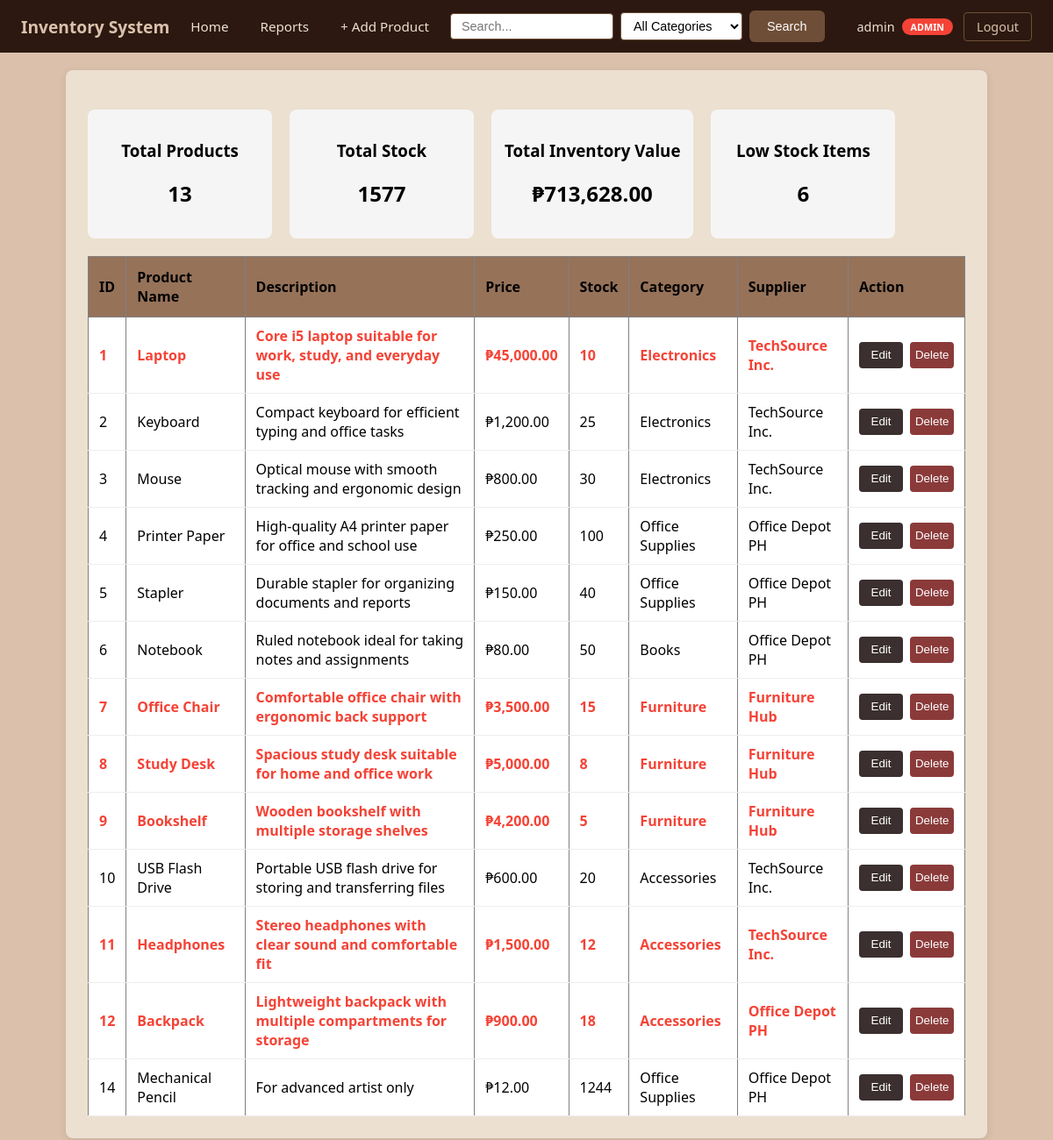
/suana5/index.php (signed in), run on the app's committed database.
### tables this page shows
CREATE TABLE `products` (
  `product_id` int(11) NOT NULL,
  `product_name` varchar(100) DEFAULT NULL,
  `description` text DEFAULT NULL,
  `price` decimal(10,2) NOT NULL,
  `stock` int(11) NOT NULL DEFAULT 0,
  `category_id` int(11) NOT NULL,
  `supplier_id` int(11) NOT NULL,
  `created_at` timestamp NOT NULL DEFAULT current_timestamp()
);

CREATE TABLE `categories` (
  `category_id` int(11) NOT NULL,
  `category_name` varchar(100) DEFAULT NULL
);

CREATE TABLE `suppliers` (
  `supplier_id` int(11) NOT NULL,
  `supplier_name` varchar(100) DEFAULT NULL,
  `contact_person` varchar(100) DEFAULT NULL,
  `phone` varchar(20) DEFAULT NULL
);

### suana5/auth.php (called while the page is built, shortened)
<?php
function isAdmin()
{
    return isset($_SESSION['role']) && $_SESSION['role'] === 'admin';
}

### suana5/index.php (the view, shortened to what this page needs)
<?php
require_once 'config.php';
require_once 'auth.php';
$sql = "
SELECT
    p.product_id,
    p.product_name,
    p.description,
    p.price,
    p.stock,
    c.category_name,
    s.supplier_name
FROM products p
JOIN categories c
    ON p.category_id = c.category_id
JOIN suppliers s
    ON p.supplier_id = s.supplier_id
WHERE 1=1
";
$sql .= " ORDER BY p.product_id ASC";
$result = mysqli_query($conn, $sql);
$totalProducts = 0;
$totalStock = 0;
$totalValue = 0;
$lowStock = 0;
$products = [];
while ($row = mysqli_fetch_assoc($result)) {
    $products[] = $row;
    $totalProducts++;
    $totalStock += $row['stock'];
    $totalValue += $row['stock'] * $row['price'];
    if ($row['stock'] < 20) {
        $lowStock++;
    }
}
?>
<!DOCTYPE html>
<html>
<head>
    <link rel="stylesheet" href="style2.css">
</head>
<body>
    <?php require_once 'navbar.php'; ?>
    <div class="container">
        <div class="cards">
            <div class="card">
                <h3>Total Products</h3>
                <h2><?= $totalProducts ?></h2>
            </div>
            <div class="card">
                <h3>Total Stock</h3>
                <h2><?= $totalStock ?></h2>
            </div>
            <div class="card">
                <h3>Total Inventory Value</h3>
                <h2>₱<?= number_format($totalValue, 2) ?></h2>
            </div>
            <div class="card">
                <h3>Low Stock Items</h3>
                <h2><?= $lowStock ?></h2>
            </div>
        </div>
        <table border="1" cellpadding="8">
            <tr>
                <th>ID</th>
                <th>Product Name</th>
                <th>Description</th>
                <th>Price</th>
                <th>Stock</th>
                <th>Category</th>
                <th>Supplier</th>
                <?php if (isAdmin()): ?>
                    <th>Action</th>
                <?php endif; ?>
            </tr>
            <?php foreach ($products as $row): ?>
                <tr class="<?= ($row['stock'] < 20) ? 'low-stock' : '' ?>">
                    <td><?= $row['product_id'] ?></td>
                    <td><?= htmlspecialchars($row['product_name']) ?></td>
                    <td><?= htmlspecialchars($row['description']) ?></td>
                    <td>₱<?= number_format($row['price'], 2) ?></td>
                    <td><?= $row['stock'] ?></td>
                    <td><?= htmlspecialchars($row['category_name']) ?></td>
                    <td><?= htmlspecialchars($row['supplier_name']) ?></td>
                    <?php if (isAdmin()): ?>
                        <td>
                            <div class="actions">
                                <a href="edit.php?id=<?= $row['product_id'] ?>"><button class="edit">Edit</button></a>
                                <a href="delete.php?id=<?= $row['product_id'] ?>" onclick="return confirm('Delete this product?')"><button class="del">Delete</button></a>
                            </div>
                        </td>
                    <?php endif; ?>
                </tr>
            <?php endforeach; ?>
        </table>
    </div>
</body>
</html>

### suana5/style2.css (style rules this page uses)
body { font-family: 'Segoe UI', Arial, sans-serif; margin: 20px; background: #dbc1ac; }
.container { max-width: 1000px; margin: 0 auto; background: #ece0d1; padding: 25px; border-radius: 8px; box-shadow: 0 2px 10px rgba(0,0,0,0.1); }
table { width: 100%; border-collapse: collapse; background: #ffffff; }
th { background:#967259; padding: 12px; text-align: left; }
td { padding: 10px 12px; border-bottom: 1px solid #eee; }
.cards { display:flex; gap:20px; margin:20px 0; }
.card { background:#f5f5f5; padding:15px; border-radius:8px; min-width:180px; text-align:center; }
.low-stock { background:#ffffff; color:#f44336; font-weight:bold; }
.actions,.pages { display: flex; gap: 8px; white-space: nowrap; }
.del,.edit { text-decoration: none; color: white; border: none; border-radius: 4px; width: 50px; height: 30px; }
.del { background-color: #8B3A3A; }
.edit { background-color: #3B2F2F; }

### data on the page
products: product_id "1", product_name "Laptop", description "Core i5 laptop suitable for work, study, and everyday use", price "45,000.00", stock "10", category.category_name "Electronics", supplier.supplier_name "TechSource Inc."
products: product_id "2", product_name "Keyboard", description "Compact keyboard for efficient typing and office tasks", price "1,200.00", stock "25", category.category_name "Electronics", supplier.supplier_name "TechSource Inc."
products: product_id "3", product_name "Mouse", description "Optical mouse with smooth tracking and ergonomic design", price "800.00", stock "30", category.category_name "Electronics", supplier.supplier_name "TechSource Inc."
products: product_id "4", product_name "Printer Paper", description "High-quality A4 printer paper for office and school use", price "250.00", stock "100", category.category_name "Office Supplies", supplier.supplier_name "Office Depot PH"
products: product_id "5", product_name "Stapler", description "Durable stapler for organizing documents and reports", price "150.00", stock "40", category.category_name "Office Supplies", supplier.supplier_name "Office Depot PH"
products: product_id "6", product_name "Notebook", description "Ruled notebook ideal for taking notes and assignments", price "80.00", stock "50", category.category_name "Books", supplier.supplier_name "Office Depot PH"
products: product_id "7", product_name "Office Chair", description "Comfortable office chair with ergonomic back support", price "3,500.00", stock "15", category.category_name "Furniture", supplier.supplier_name "Furniture Hub"
products: product_id "8", product_name "Study Desk", description "Spacious study desk suitable for home and office work", price "5,000.00", stock "8", category.category_name "Furniture", supplier.supplier_name "Furniture Hub"
products: product_id "9", product_name "Bookshelf", description "Wooden bookshelf with multiple storage shelves", price "4,200.00", stock "5", category.category_name "Furniture", supplier.supplier_name "Furniture Hub"
products: product_id "10", product_name "USB Flash Drive", description "Portable USB flash drive for storing and transferring files", price "600.00", stock "20", category.category_name "Accessories", supplier.supplier_name "TechSource Inc."
products: product_id "11", product_name "Headphones", description "Stereo headphones with clear sound and comfortable fit", price "1,500.00", stock "12", category.category_name "Accessories", supplier.supplier_name "TechSource Inc."
products: product_id "12", product_name "Backpack", description "Lightweight backpack with multiple compartments for storage", price "900.00", stock "18", category.category_name "Accessories", supplier.supplier_name "Office Depot PH"
products: product_id "14", product_name "Mechanical Pencil", description "For advanced artist only", price "12.00", stock "1244", category.category_name "Office Supplies", supplier.supplier_name "Office Depot PH"

### other printed values
getUsername() "admin"
$_SESSION['role'] "ADMIN"
$totalProducts "13"
$totalStock "1577"
$totalValue "713,628.00"
$lowStock "6"
